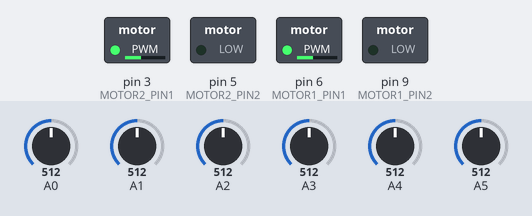
The sketch below on a simulated Arduino Uno, built with avr-gcc and run on an emulated ATmega328P. Parts: switched loads named in the sketch (green lamp = pin HIGH). Inputs (shaded band) come from the test bench; at power-on: A0 = 512, A1 = 512, A2 = 512, A3 = 512, A4 = 512, A5 = 512.

Above: at 0.1 s.
Timing chart, 0 to 1.6 s (numbered marks = the images above):
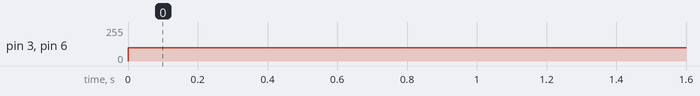

The sketch:

our_code_oct2015.ino
```cpp
// Cod Magician

int MOTOR2_PIN1 = 3;
int MOTOR2_PIN2 = 5;
int MOTOR1_PIN1 = 6;
int MOTOR1_PIN2 = 9;

int s0 = 0; // distanta
int s1 = 1; // left
int s2 = 2; // right
int s3 = 3; // culoare spate
int s4 = 4; // culoare stanga
int s5 = 5; // culoare dreapta

void setup() {
  // put your setup code here, to run once:
  // setam sloturile motoarelor pe output
  pinMode(MOTOR1_PIN1, OUTPUT);
  pinMode(MOTOR1_PIN2, OUTPUT);
  pinMode(MOTOR2_PIN1, OUTPUT);
  pinMode(MOTOR2_PIN2, OUTPUT);

  // setam sloturile pentru input de la sezori
  pinMode(0, INPUT);
  pinMode(1, INPUT);
  pinMode(2, INPUT);
  pinMode(3, INPUT);
  pinMode(4, INPUT);
  pinMode(5, INPUT);

  Serial.begin(9600);
}

void loop() {
  // put your main code here, to run repeatedly:

s0 = analogRead(0);
s1 = analogRead(2);
s2 = analogRead(4);
s3 = analogRead(1);
s4 = analogRead(3);
s5 = analogRead(5);

//  Serial.println(s0);
//  Serial.println(s1);
//  Serial.println(s2);
//  Serial.println(s3);
//  Serial.println(s4);
//  Serial.println(s5);
//  delay(500);

go(100,100);

//  if(s4 < 700 && s5 < 700){ // alb fata complet
//    go(-100,-100);
//  }
//  else if(s5 < 700){ // dc alb pe dreapta
//    go(100, -100);
//
//  }
//  else if(s4 < 700){ // dc alb pe stg
//    go(-100, 100);
//
//  }
//  else if(s0 > 700){ // daca dusman pe teritoriu, da-l afara
//    go(100,100);
//  }
//  else
//  {
//    go(100,100);
//  }
//
//  go(255, 255);
//  Serial.println(s4);


}

void go(int speedLeft, int speedRight) {
  if (speedLeft > 0) {
    analogWrite(MOTOR1_PIN1, speedLeft);
    analogWrite(MOTOR1_PIN2, 0);
  }
  else {
    analogWrite(MOTOR1_PIN1, 0);
    analogWrite(MOTOR1_PIN2, -speedLeft);
  }

  if (speedRight > 0) {
    analogWrite(MOTOR2_PIN1, speedRight);
    analogWrite(MOTOR2_PIN2, 0);
  }else {
    analogWrite(MOTOR2_PIN1, 0);
    analogWrite(MOTOR2_PIN2, -speedRight);
  }
}
```

Measured:
- by itself, pin 3 (MOTOR2_PIN1), pin 6 (MOTOR1_PIN1): 0/255 → 100/255 at 0.00 s
